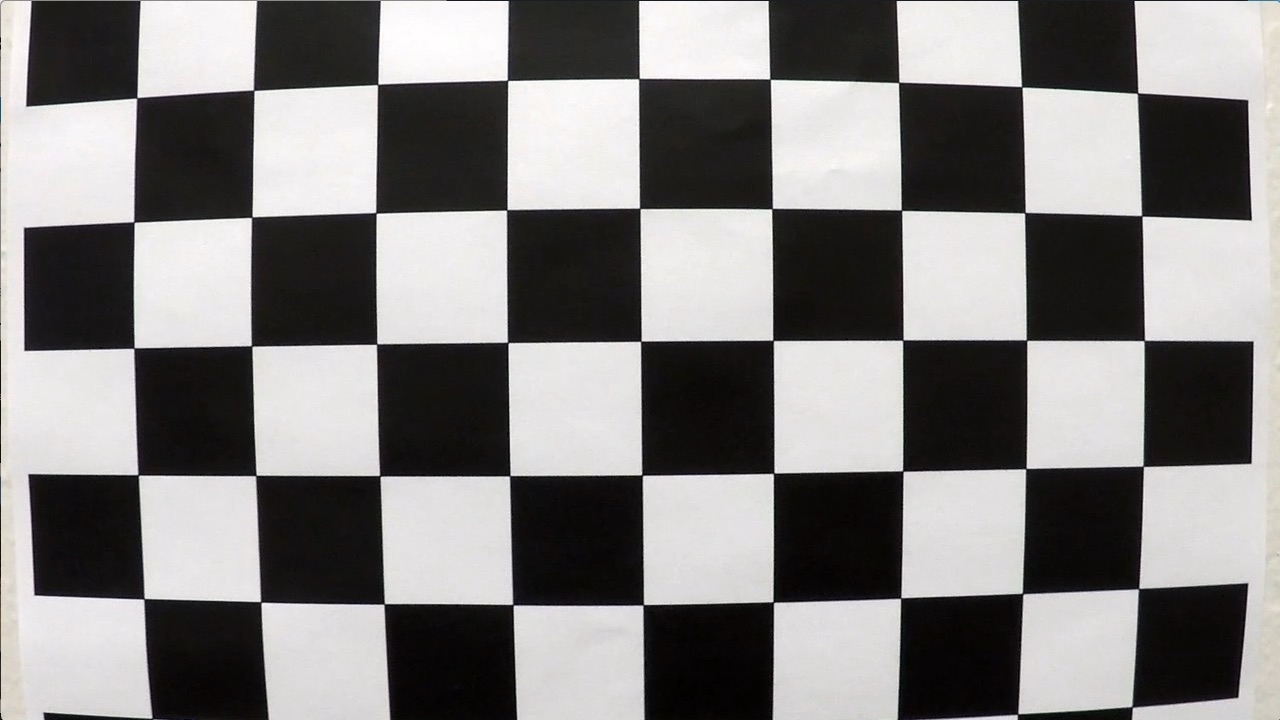
#> input picture CarND-Advanced-Lane-Lines/camera_cal/calibration1.jpg, 1280 x 720 px; its folder holds 5 pictures in this run; the run also reads 1 picture not shown here
$ jupyter execute --allow-errors Advanced_Lane_Finding.ipynb   (shell and % lines are left out)   (older library calls are emulated)
#> lines starting #> are read from the running program, lines starting #| are printed output that depends on the picture; after the words box and inside, x2 and y2 are one past the last pixel; in counts of white or black regions, pixels touching at a corner belong together
# Advanced Lane Finding Project

The goals / steps of this project are the following:

* Compute the camera calibration matrix and distortion coefficients given a set of chessboard images.
* Apply a distortion correction to raw images.
* Use color transforms, gradients, etc., to create a thresholded binary image.
* Apply a perspective transform to rectify binary image ("birds-eye view").
* Detect lane pixels and fit to find the lane boundary.
* Determine the curvature of the lane and vehicle position with respect to center.
* Warp the detected lane boundaries back onto the original image.
* Output visual display of the lane boundaries and numerical estimation of lane curvature and vehicle position.

## Camera Calibration

### 1. Briefly state how you computed the camera matrix and distortion coefficients. Provide an example of a distortion corrected calibration image.

I start by preparing "object points", which will be the (x, y, z) coordinates of the chessboard corners in the world. Here I am assuming the chessboard is fixed on the (x, y) plane at z=0, such that the object points are the same for each calibration image.  Thus, `objp` is just a replicated array of coordinates, and `objpoints` will be appended with a copy of it every time I successfully detect all chessboard corners in a test image.  `imgpoints` will be appended with the (x, y) pixel position of each of the corners in the image plane with each successful chessboard detection.

I then used the output `objpoints` and `imgpoints` to compute the camera calibration and distortion coefficients using the `cv2.calibrateCamera()` function.  I applied this distortion correction to the test image using the `cv2.undistort()` function and obtained this result:

[cell 1]
import numpy as np
import cv2
import matplotlib.pyplot as plt
import matplotlib.image as mpimg
import os
import glob

[cell 2]
# prepare object points
nx = 9
ny = 6

# load calibration image file names
fnames = glob.glob("camera_cal/calibration*.jpg")

[cell 3]
objpoints = []
imgpoints = []

# prepare object points, (x,y,z)
objp = np.zeros((nx*ny, 3), np.float32)
objp[:,:2] = np.mgrid[0:nx,0:ny].T.reshape(-1, 2)

for fname in fnames:
    img = cv2.imread(fname)
#> img is the input picture: shape (720, 1280, 3); mean B, G, R 127.8, 128.4, 130.1

    # Convert to grayscale
    gray = cv2.cvtColor(img, cv2.COLOR_BGR2GRAY)

    # Find the chessboard corners
    ret, corners = cv2.findChessboardCorners(gray, (nx, ny), None)
#> ret = False; corners = None

    # If found, draw corners
    if ret == True:
        # Add corners to obj & img points arrays
        objpoints.append(objp)
        imgpoints.append(corners)

        # Draw and display the corners
        cv2.drawChessboardCorners(img, (nx, ny), corners, ret)
        plt.imshow(img)

[cell 4]
# Read in an image
img = cv2.imread('camera_cal/calibration1.jpg')
gray = cv2.cvtColor(img, cv2.COLOR_BGR2GRAY)
ret, mtx, dist, rvecs, tvecs = cv2.calibrateCamera(objpoints, imgpoints, gray.shape[::-1], None, None)
undistorted = cv2.undistort(img, mtx, dist, None, mtx)

f, (ax1, ax2) = plt.subplots(1, 2, figsize=(24, 9))
f.tight_layout()
ax1.imshow(img)
ax1.set_title('Original Image', fontsize=50)
ax2.imshow(undistorted)
ax2.set_title('Undistorted Image', fontsize=50)
plt.subplots_adjust(left=0., right=1, top=0.9, bottom=0.)

The mtx and dist matrix will also be used in the further steps.

## Pipeline (single images)

### 1. Provide an example of a distortion-corrected image.

To demonstrate this step, I will describe how I apply the distortion correction to one of the test images like this one:

[cell 5]
raw = cv2.imread('distorted.jpg')
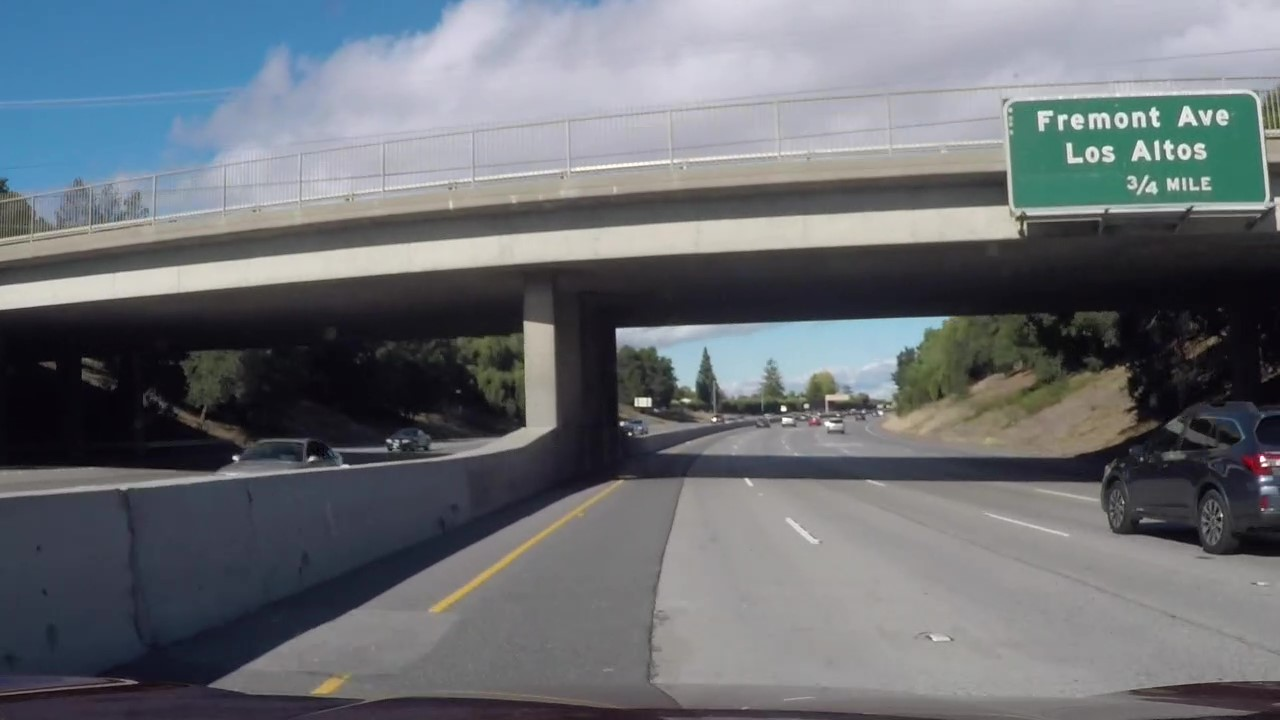
#> input picture CarND-Advanced-Lane-Lines/distorted.jpg, 1280 x 720 px
#> raw is the input picture: shape (720, 1280, 3); mean B, G, R 116.2, 110.6, 106.3
image = cv2.cvtColor(raw, cv2.COLOR_BGR2RGB)
undist = cv2.undistort(image, mtx, dist, None, mtx)

f, (ax1, ax2) = plt.subplots(1, 2, figsize=(24, 9))
f.tight_layout()
ax1.imshow(image)
ax1.set_title('Original Image', fontsize=50)
ax2.imshow(undist)
ax2.set_title('Undistorted Image', fontsize=50)
plt.subplots_adjust(left=0., right=1, top=0.9, bottom=0.)

### 2. Describe how (and identify where in your code) you used color transforms, gradients or other methods to create a thresholded binary image.  Provide an example of a binary image result.

I used a combination of color and gradient thresholds to generate a binary image (thresholding steps at lines # through # in `another_file.py`).  Here's an example of my output for this step.  (note: this is not actually from one of the test images)

[cell 6]
# [60 lines left out: functions abs_sobel_thresh, mag_thresh, dir_threshold, combined_threshold_v0, not called in this run]

def combined_threshold(img, s_thresh=(170, 255), sx_thresh=(20, 100)):
    img = np.copy(img)
    # Convert to HLS color space and separate the V channel
    hls = cv2.cvtColor(img, cv2.COLOR_RGB2HLS)
    l_channel = hls[:,:,1]
    s_channel = hls[:,:,2]
    # Sobel x
    sobelx = cv2.Sobel(l_channel, cv2.CV_64F, 1, 0) # Take the derivative in x
    abs_sobelx = np.absolute(sobelx) # Absolute x derivative to accentuate lines away from horizontal
    scaled_sobel = np.uint8(255*abs_sobelx/np.max(abs_sobelx))

    # Threshold x gradient
    sxbinary = np.zeros_like(scaled_sobel)
    sxbinary[(scaled_sobel >= sx_thresh[0]) & (scaled_sobel <= sx_thresh[1])] = 1

    # Threshold color channel
    s_binary = np.zeros_like(s_channel)
    s_binary[(s_channel >= s_thresh[0]) & (s_channel <= s_thresh[1])] = 1
    # Stack each channel
    color_binary = np.dstack(( np.zeros_like(sxbinary), sxbinary, s_binary)) * 255

    combined_binary = np.zeros_like(sxbinary)
    combined_binary[(sxbinary == 1) | (s_binary == 1)] = 1

    return combined_binary

[cell 7]
raw = cv2.imread('test_images/straight_lines1.jpg')
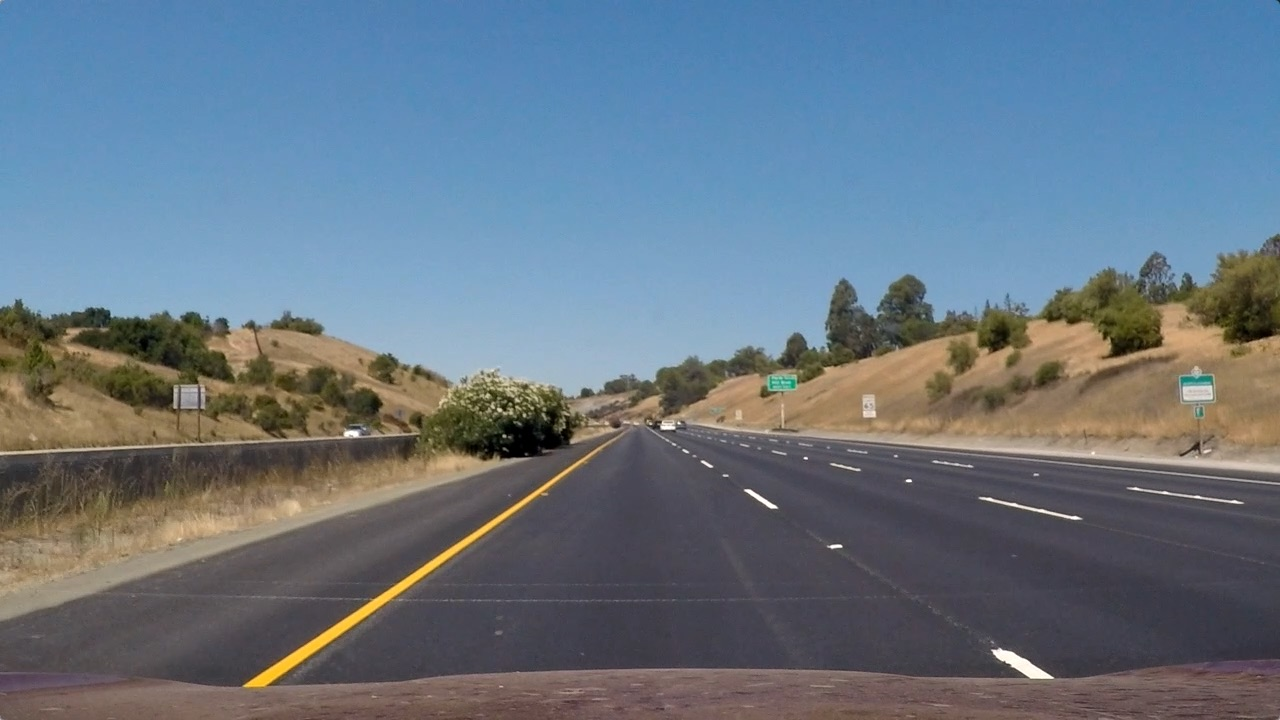
#> input picture CarND-Advanced-Lane-Lines/test_images/straight_lines1.jpg, 1280 x 720 px
#> raw is the input picture: shape (720, 1280, 3); mean B, G, R 131.2, 117.7, 103.2
image = cv2.cvtColor(raw, cv2.COLOR_BGR2RGB)
undist = cv2.undistort(image, mtx, dist, None, mtx)

[cell 8]
binarized = combined_threshold(undist)
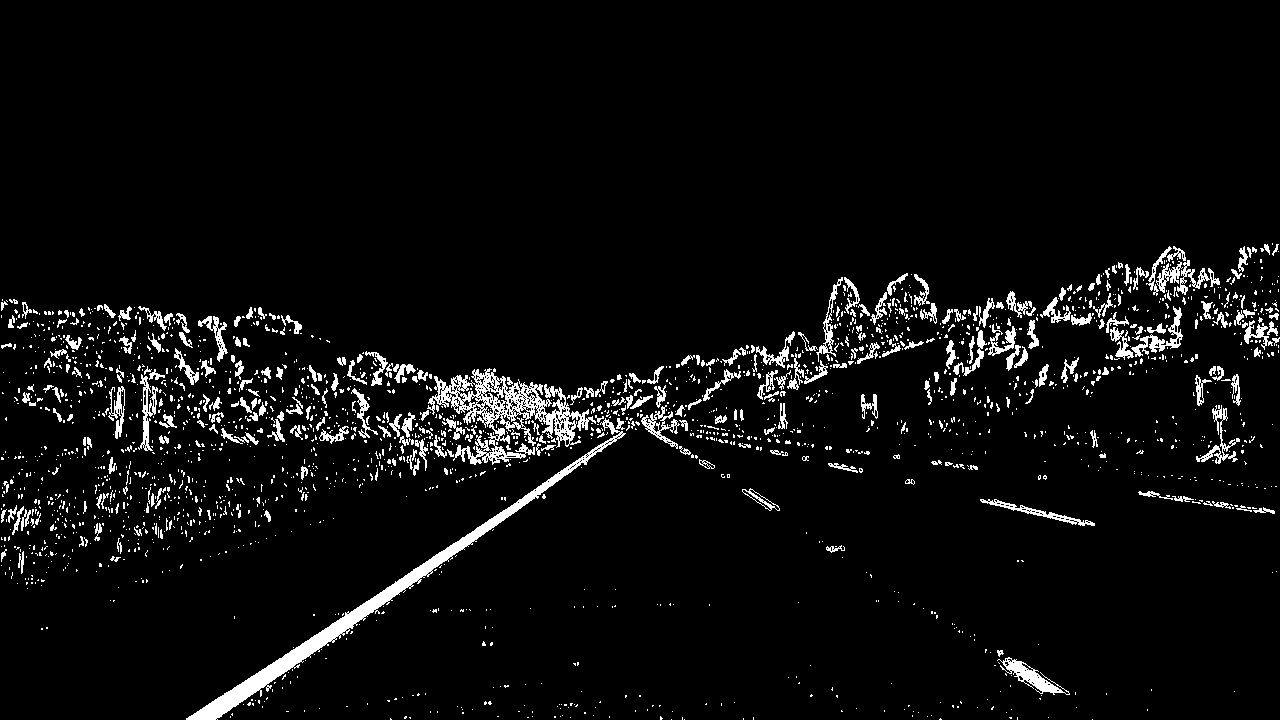
#> binarized: shape (720, 1280); values 0 (black) and 1 (white), 5% white; 2237 white regions (1899 under 20 px), largest, box (x1, y1, x2, y2) and area: (186, 418, 626, 720) 5940, (427, 368, 596, 465) 5089, (997, 657, 1070, 695) 788

# Plot the result
f, (ax1, ax2) = plt.subplots(1, 2, figsize=(24, 9))
f.tight_layout()

ax1.imshow(image)
ax1.set_title('Original Image', fontsize=40)

ax2.imshow(binarized, cmap='gray')
ax2.set_title('Binarized Image', fontsize=40)
plt.subplots_adjust(left=0., right=1, top=0.9, bottom=0.)

### 3. Describe how (and identify where in your code) you performed a perspective transform and provide an example of a transformed image.

The code for my perspective transform includes a function called `warper()`, which appears in lines 1 through 8 in the file `example.py` (output_images/examples/example.py) (or, for example, in the 3rd code cell of the IPython notebook).  The `warper()` function takes as inputs an image (`img`), as well as source (`src`) and destination (`dst`) points.  I chose the hardcode the source and destination points in the following manner:

[cell 9]
img_size = (binarized.shape[1], binarized.shape[0])

src = np.float32(
    [[(img_size[0] / 2) - 55, img_size[1] / 2 + 100],
    [((img_size[0] / 6) - 10), img_size[1]],
    [(img_size[0] * 5 / 6) + 60, img_size[1]],
    [(img_size[0] / 2 + 55), img_size[1] / 2 + 100]])
dst = np.float32(
    [[(img_size[0] / 4), 0],
    [(img_size[0] / 4), img_size[1]],
    [(img_size[0] * 3 / 4), img_size[1]],
    [(img_size[0] * 3 / 4), 0]])

M = cv2.getPerspectiveTransform(src, dst)
Minv = cv2.getPerspectiveTransform(dst, src)

This resulted in the following source and destination points:

| Source        | Destination   |
|:-------------:|:-------------:|
| 585, 460      | 320, 0        |
| 203, 720      | 320, 720      |
| 1127, 720     | 960, 720      |
| 695, 460      | 960, 0        |

I verified that my perspective transform was working as expected by drawing the `src` and `dst` points onto a test image and its warped counterpart to verify that the lines appear parallel in the warped image.

[cell 10]
binary_warped = cv2.warpPerspective(binarized, M, img_size)
#> binary_warped: shape (720, 1280); values 0 (black) and 1 (white), 4.4% white; 183 white regions (171 under 20 px), largest, box (x1, y1, x2, y2) and area: (265, 0, 360, 720) 30580, (948, 0, 1025, 160) 5051, (935, 360, 992, 482) 2441

f, (ax1, ax2) = plt.subplots(1, 2, figsize=(24, 9))
f.tight_layout()
ax1.imshow(binarized, cmap='gray')
ax1.set_title('Original Image', fontsize=50)
ax2.imshow(binary_warped, cmap='gray')
ax2.set_title('Undistorted and Warped Image', fontsize=50)
plt.subplots_adjust(left=0., right=1, top=0.9, bottom=0.)

[cell 11]
binarized_color = cv2.cvtColor(binarized * 255, cv2.COLOR_GRAY2RGB)
binary_warped_color = cv2.cvtColor(binary_warped * 255, cv2.COLOR_GRAY2RGB)

cv2.line(binarized_color, tuple(src[0]), tuple(src[1]), (255,0,0), 4)
cv2.line(binarized_color, tuple(src[1]), tuple(src[2]), (255,0,0), 4)
cv2.line(binarized_color, tuple(src[2]), tuple(src[3]), (255,0,0), 4)
cv2.line(binarized_color, tuple(src[3]), tuple(src[0]), (255,0,0), 4)

cv2.line(binary_warped_color, tuple(dst[0]), tuple(dst[1]), (255,0,0), 4)
cv2.line(binary_warped_color, tuple(dst[1]), tuple(dst[2]), (255,0,0), 4)
cv2.line(binary_warped_color, tuple(dst[2]), tuple(dst[3]), (255,0,0), 4)
cv2.line(binary_warped_color, tuple(dst[3]), tuple(dst[0]), (255,0,0), 4)

f, (ax1, ax2) = plt.subplots(1, 2, figsize=(24, 9))
f.tight_layout()
ax1.imshow(binarized_color)
ax1.set_title('Original Image', fontsize=50)
ax2.imshow(binary_warped_color)
ax2.set_title('Undistorted and Warped Image', fontsize=50)
plt.subplots_adjust(left=0., right=1, top=0.9, bottom=0.)

### 4. Describe how (and identify where in your code) you identified lane-line pixels and fit their positions with a polynomial?

Then I did some other stuff and fit my lane lines with a 2nd order polynomial kinda like this:

[cell 12]
# Assuming you have created a warped binary image called "binary_warped"
# Take a histogram of the bottom half of the image
histogram = np.sum(binary_warped[binary_warped.shape[0]//2:,:], axis=0)
# Create an output image to draw on and  visualize the result
out_img = np.dstack((binary_warped, binary_warped, binary_warped))*255
# Find the peak of the left and right halves of the histogram
# These will be the starting point for the left and right lines
midpoint = np.int(histogram.shape[0]//2)
leftx_base = np.argmax(histogram[:midpoint])
rightx_base = np.argmax(histogram[midpoint:]) + midpoint

# Choose the number of sliding windows
nwindows = 9
# Set height of windows
window_height = np.int(binary_warped.shape[0]//nwindows)
# Identify the x and y positions of all nonzero pixels in the image
nonzero = binary_warped.nonzero()
nonzeroy = np.array(nonzero[0])
nonzerox = np.array(nonzero[1])
# Current positions to be updated for each window
leftx_current = leftx_base
rightx_current = rightx_base
# Set the width of the windows +/- margin
margin = 100
# Set minimum number of pixels found to recenter window
minpix = 50
# Create empty lists to receive left and right lane pixel indices
left_lane_inds = []
right_lane_inds = []

# Step through the windows one by one
for window in range(nwindows):
    # Identify window boundaries in x and y (and right and left)
    win_y_low = binary_warped.shape[0] - (window+1)*window_height
    win_y_high = binary_warped.shape[0] - window*window_height
    win_xleft_low = leftx_current - margin
    win_xleft_high = leftx_current + margin
    win_xright_low = rightx_current - margin
    win_xright_high = rightx_current + margin
    # Draw the windows on the visualization image
    cv2.rectangle(out_img,(win_xleft_low,win_y_low),(win_xleft_high,win_y_high),
    (0,255,0), 3)
    cv2.rectangle(out_img,(win_xright_low,win_y_low),(win_xright_high,win_y_high),
    (0,255,0), 3)
    # Identify the nonzero pixels in x and y within the window
    good_left_inds = ((nonzeroy >= win_y_low) & (nonzeroy < win_y_high) &
    (nonzerox >= win_xleft_low) &  (nonzerox < win_xleft_high)).nonzero()[0]
    good_right_inds = ((nonzeroy >= win_y_low) & (nonzeroy < win_y_high) &
    (nonzerox >= win_xright_low) &  (nonzerox < win_xright_high)).nonzero()[0]
    # Append these indices to the lists
    left_lane_inds.append(good_left_inds)
    right_lane_inds.append(good_right_inds)
    # If you found > minpix pixels, recenter next window on their mean position
    if len(good_left_inds) > minpix:
        leftx_current = np.int(np.mean(nonzerox[good_left_inds]))
    if len(good_right_inds) > minpix:
        rightx_current = np.int(np.mean(nonzerox[good_right_inds]))
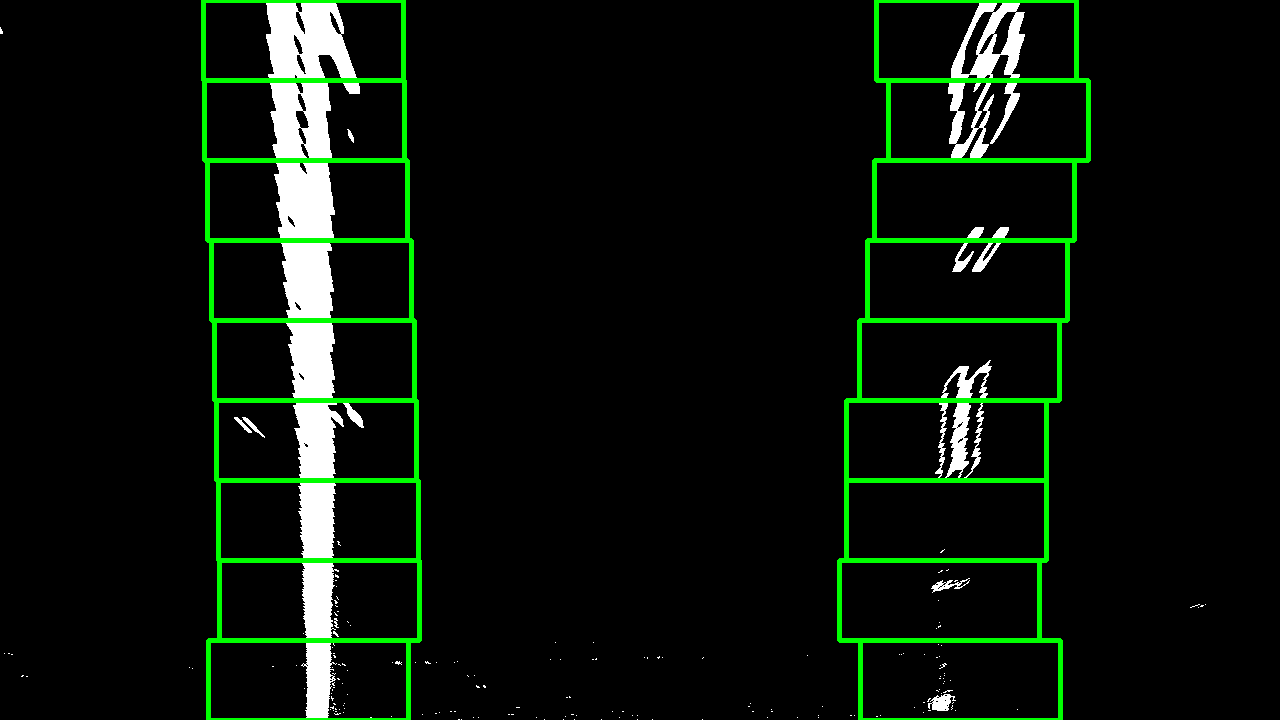
#> out_img: shape (720, 1280, 3); mean of channels 0, 1, 2 10.4, 19.4, 10.4; drawn as B, G, R

# Concatenate the arrays of indices
left_lane_inds = np.concatenate(left_lane_inds)
right_lane_inds = np.concatenate(right_lane_inds)

# Extract left and right line pixel positions
leftx = nonzerox[left_lane_inds]
lefty = nonzeroy[left_lane_inds]
rightx = nonzerox[right_lane_inds]
righty = nonzeroy[right_lane_inds]

# Fit a second order polynomial to each
left_fit = np.polyfit(lefty, leftx, 2)
right_fit = np.polyfit(righty, rightx, 2)

[cell 13]
# Generate x and y values for plotting
ploty = np.linspace(0, binary_warped.shape[0]-1, binary_warped.shape[0] )
#> (the rest of the program and of its run is left out)
